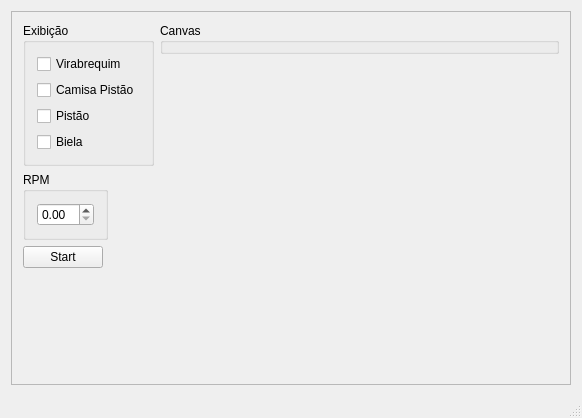
<?xml version="1.0" encoding="UTF-8"?>
<ui version="4.0">
 <class>MainWindow</class>
 <widget class="QMainWindow" name="MainWindow">
  <property name="enabled">
   <bool>true</bool>
  </property>
  <property name="geometry">
   <rect>
    <x>0</x>
    <y>0</y>
    <width>582</width>
    <height>418</height>
   </rect>
  </property>
  <property name="windowTitle">
   <string>Motor 3D</string>
  </property>
  <widget class="QWidget" name="centralWidget">
   <layout class="QGridLayout" name="gridLayout">
    <item row="0" column="0">
     <widget class="QFrame" name="frame">
      <property name="frameShape">
       <enum>QFrame::StyledPanel</enum>
      </property>
      <property name="frameShadow">
       <enum>QFrame::Raised</enum>
      </property>
      <layout class="QFormLayout" name="formLayout_2">
       <item row="0" column="0">
        <widget class="QGroupBox" name="groupBox">
         <property name="title">
          <string>Exibição</string>
         </property>
         <layout class="QVBoxLayout" name="verticalLayout">
          <item>
           <widget class="QCheckBox" name="chkVira">
            <property name="text">
             <string>Virabrequim</string>
            </property>
           </widget>
          </item>
          <item>
           <widget class="QCheckBox" name="chkCamisa">
            <property name="text">
             <string>Camisa Pistão</string>
            </property>
           </widget>
          </item>
          <item>
           <widget class="QCheckBox" name="chkPistao">
            <property name="text">
             <string>Pistão</string>
            </property>
           </widget>
          </item>
          <item>
           <widget class="QCheckBox" name="chkBiela">
            <property name="text">
             <string>Biela</string>
            </property>
           </widget>
          </item>
         </layout>
        </widget>
       </item>
       <item row="1" column="0">
        <widget class="QGroupBox" name="groupBox_2">
         <property name="title">
          <string>RPM</string>
         </property>
         <layout class="QFormLayout" name="formLayout">
          <item row="0" column="0">
           <widget class="QDoubleSpinBox" name="dsbEscalar"/>
          </item>
         </layout>
        </widget>
       </item>
       <item row="0" column="1">
        <widget class="QGroupBox" name="gbCanvas">
         <property name="enabled">
          <bool>true</bool>
         </property>
         <property name="sizePolicy">
          <sizepolicy hsizetype="Preferred" vsizetype="Maximum">
           <horstretch>0</horstretch>
           <verstretch>0</verstretch>
          </sizepolicy>
         </property>
         <property name="title">
          <string>Canvas</string>
         </property>
        </widget>
       </item>
       <item row="2" column="0">
        <widget class="QPushButton" name="btnStart">
         <property name="text">
          <string>Start</string>
         </property>
        </widget>
       </item>
      </layout>
     </widget>
    </item>
   </layout>
  </widget>
  <widget class="QStatusBar" name="statusBar"/>
  <action name="actionAbrir">
   <property name="text">
    <string>Abrir</string>
   </property>
  </action>
  <action name="actionSalvar">
   <property name="text">
    <string>Salvar</string>
   </property>
  </action>
  <action name="actionLimpar">
   <property name="text">
    <string>Limpar Canvas</string>
   </property>
  </action>
 </widget>
 <layoutdefault spacing="6" margin="11"/>
 <resources/>
 <connections/>
</ui>
